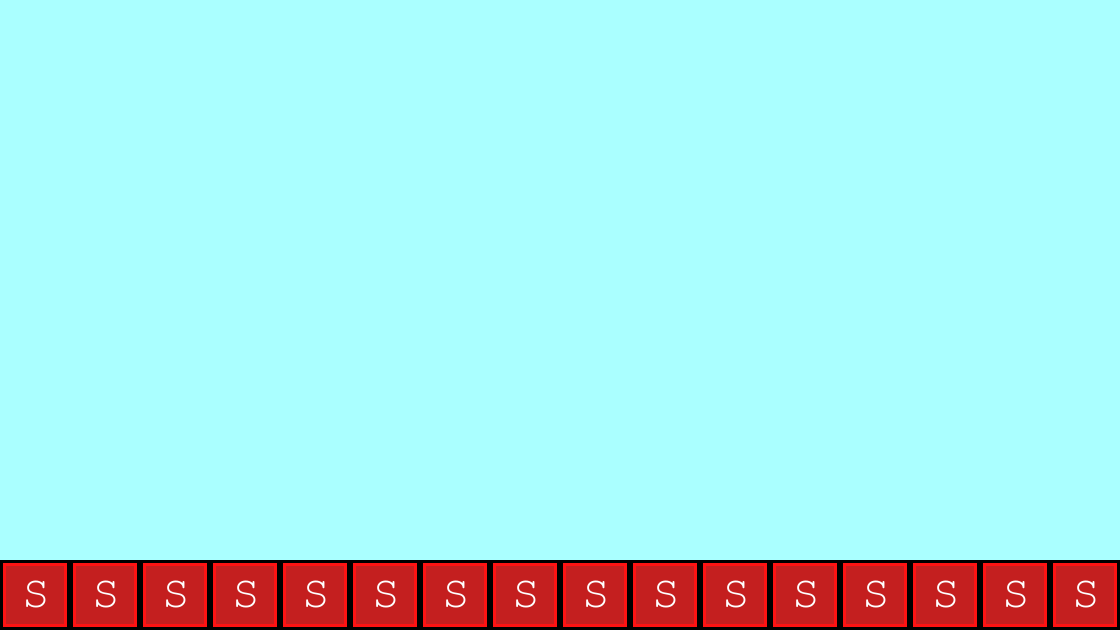

A level layout from a 2D game, rendered from its tile map. Below: a short description, then the map file with tile-grid data replaced by summaries:
An orthogonal 16x9 tile map with 70x70 px tiles, 2 tile layers (background, collisions ), 2 tilesets.

<map version="1.0" orientation="orthogonal" width="16" height="9" tilewidth="70" tileheight="70" backgroundcolor="#aaffff">
 <tileset firstgid="1" name="background-tiles" tilewidth="70" tileheight="70">
  <image source="../img/background-tiles.png" width="910" height="910" />
 </tileset>
 <tileset firstgid="170" name="solid-tile" tilewidth="70" tileheight="70">
  <image source="../img/solid-tile.png" width="70" height="70" />
  <tile id="0">
   <properties>
    <property name="type" value="solid" />
   </properties>
  </tile>
 </tileset>
 <layer name="background" width="16" height="9">
  <data>[144 cells, 16 non-empty, 1 distinct tile ids]</data>
 </layer>
 <layer name="collisions " width="16" height="9">
  <data>[144 cells, 16 non-empty, 1 distinct tile ids]</data>
 </layer>
</map>
